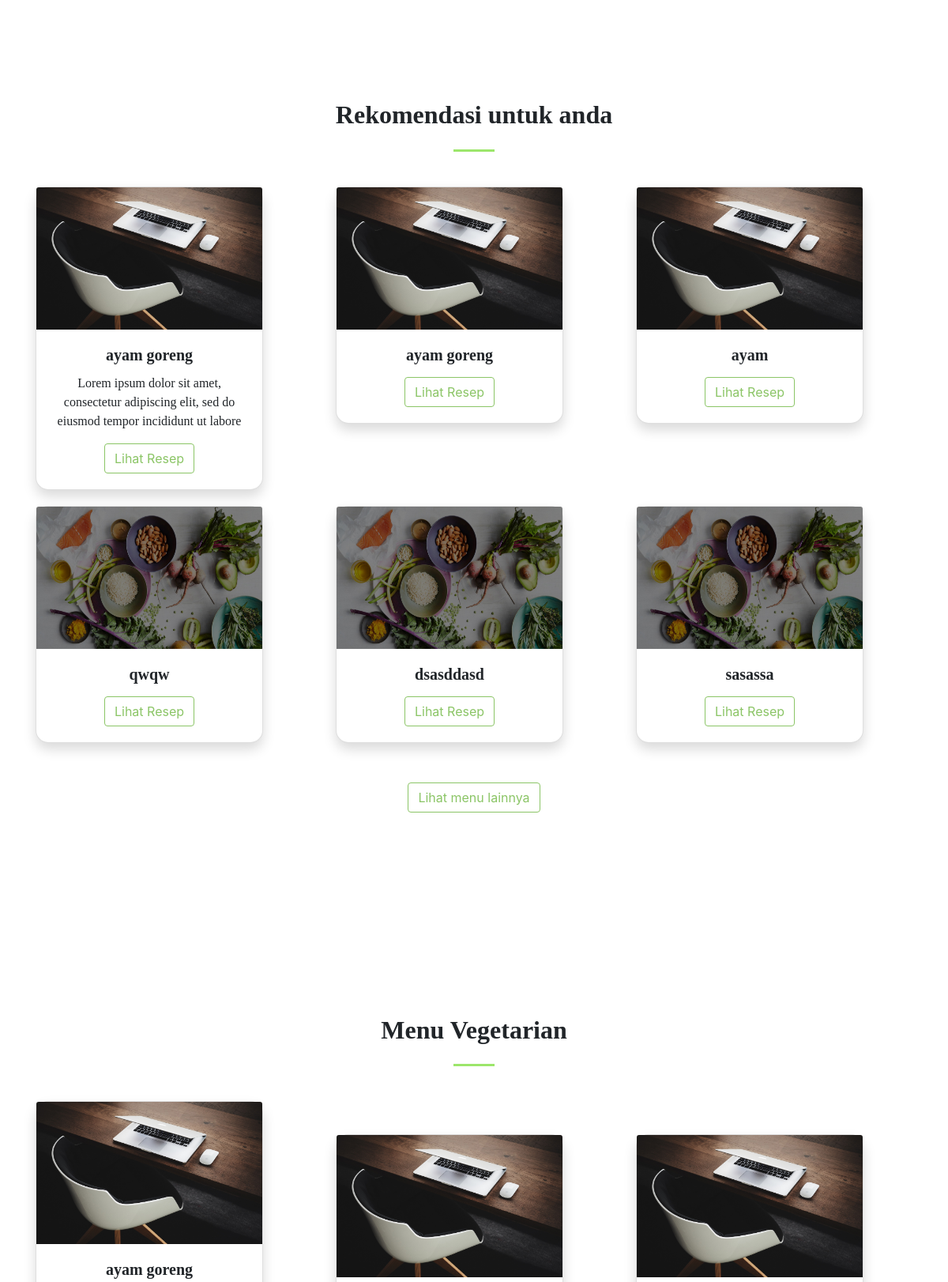
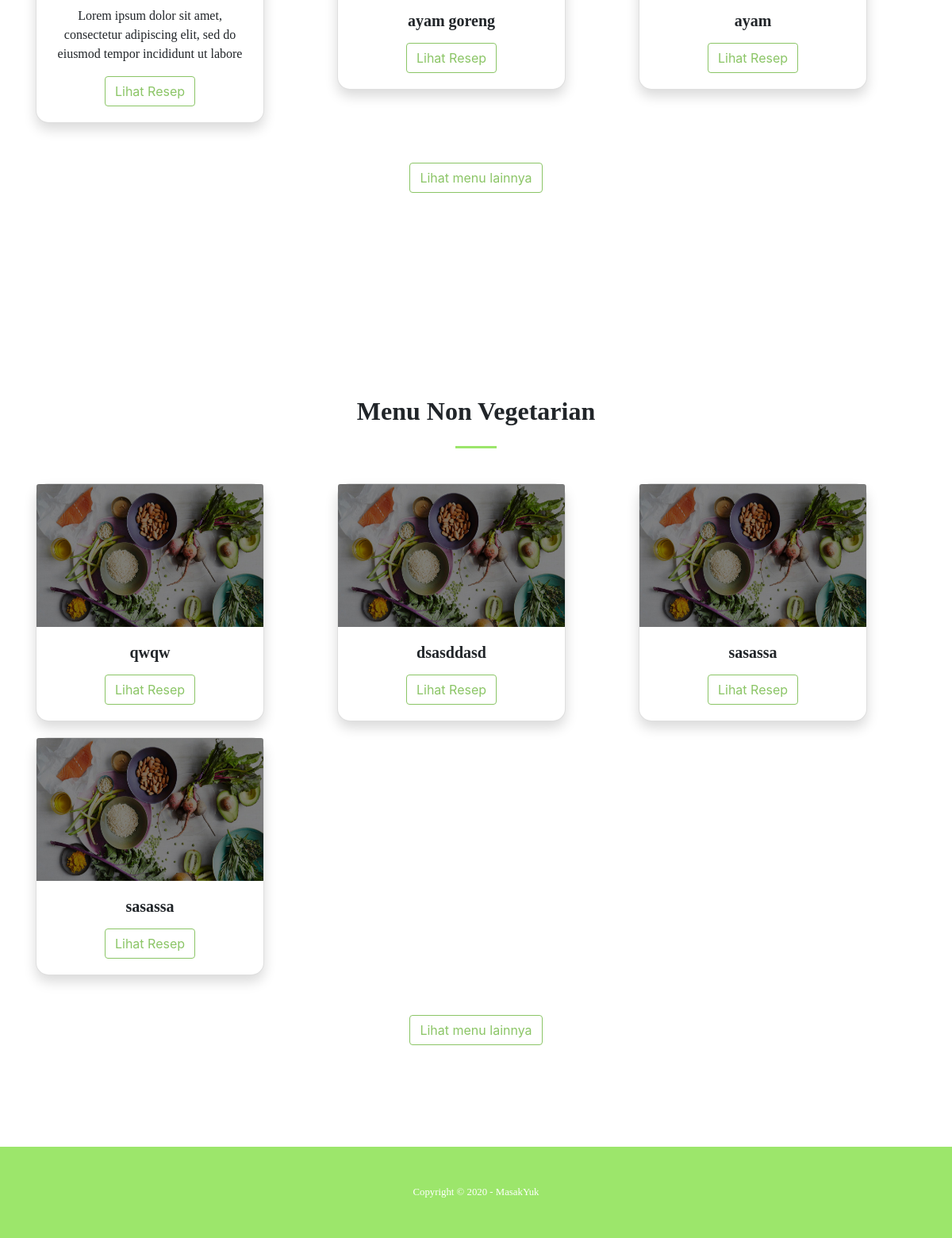
Before: / (lower part) with the older database file (2 pictures, top to bottom).
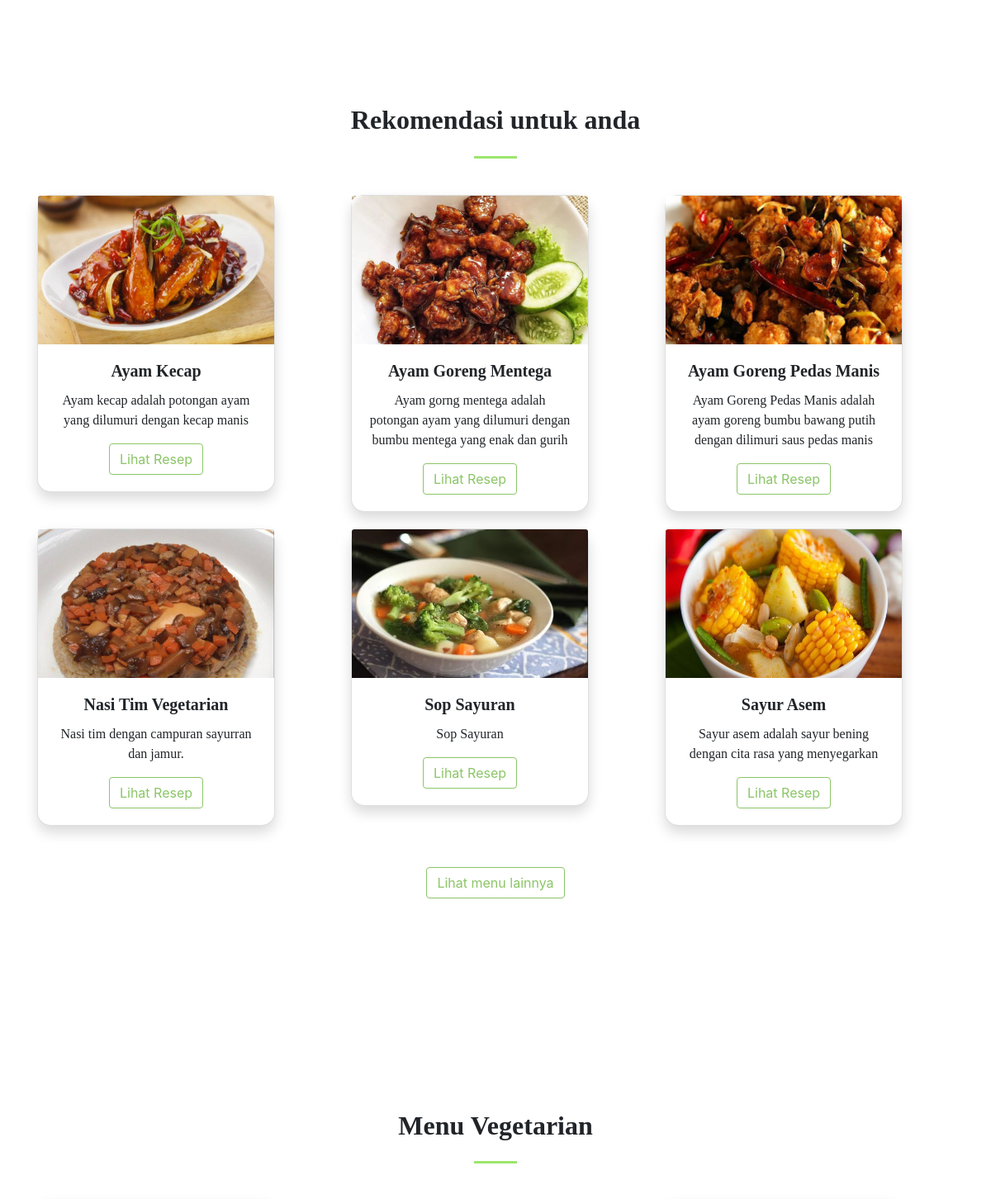
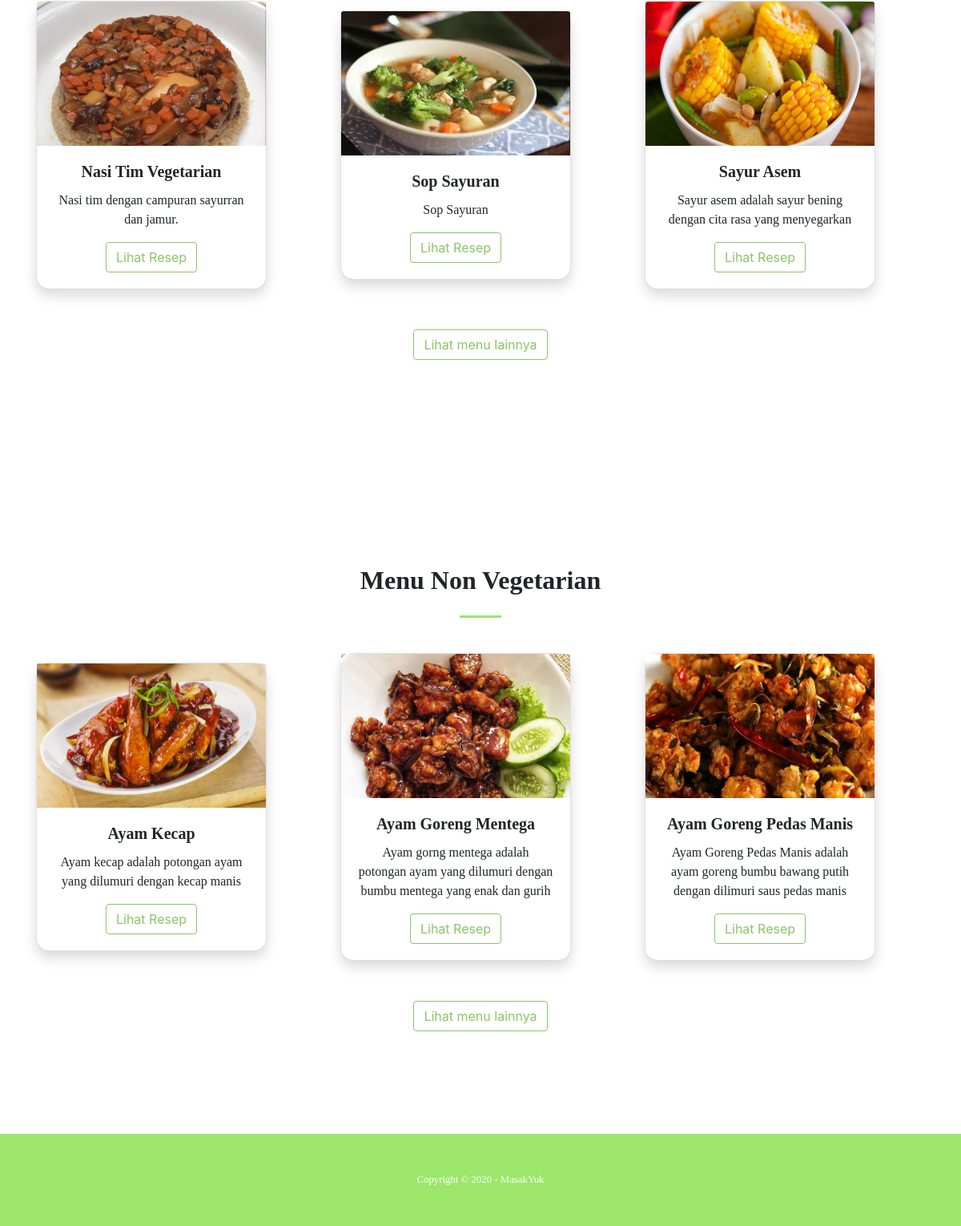
After: the same page with the newer database file (2 pictures, top to bottom).
### tables this page shows
CREATE TABLE `resep` (
  `id_resep` int(11) NOT NULL,
  `nama_resep` varchar(50) NOT NULL,
  `deskripsi` text NOT NULL,
  `deskripsi_singkat` text NOT NULL,
  `ingridient` text NOT NULL,
  `rating` int(11) NOT NULL,
  `gambar` varchar(255) NOT NULL,
  `petunjuk_pembuatan` text NOT NULL,
  `kategori` int(11) NOT NULL
);

### application/controllers/home.php (called while the page is built, shortened)
<?php
class Home extends CI_Controller {
	function __construct()
	{
		$this->load->model('m_resep');
	}
	public function index()
	{
		$data['data_resep'] = $this->m_resep->getResep();
		$data['data_vegetarian'] = $this->m_resep->getResepVegetarian();
		$data['data_nonvegetarian'] = $this->m_resep->getResepNonVegetarian();
		$data['konten'] = "v_home";
		if($this->session->userdata('loginuser')==TRUE){
			$data['url']="login/logout";
			$data['log']=" Logout";
			$data['nama'] = "Selamat Datang <br>".$this->session->userdata('nama')."";
		} else {
			$data['url']="login";
			$data['log']=" Login";
			$data['nama']="Bingung ingin masak <br>apa hari ini?";
		}
		$this->load->view('template',$data);
	}
}

### index.php (called while the page is built, shortened)
<?php
require_once BASEPATH.'core/CodeIgniter.php';

### application/models/m_resep.php (called while the page is built, shortened)
<?php
class m_resep extends CI_Model {
	public function getResep()
	{
		$result = $this->db
						->join('kategori', 'kategori.id_kategori=resep.kategori')
						->limit(6)
						->get('resep')->result();
		return $result;
	}
	public function getResepVegetarian()
	{
		$result = $this->db
						->join('kategori', 'kategori.id_kategori=resep.kategori')
						->limit(6)
						->where('kategori.id_kategori', 1)
						->get('resep')->result();
		return $result;
	}
	public function getResepNonVegetarian()
	{
		$result = $this->db
						->join('kategori', 'kategori.id_kategori=resep.kategori')
						->limit(6)
						->where('kategori.id_kategori', 2)
						->get('resep')->result();
		return $result;
	}
}

### application/views/v_home.php (the view, shortened to what this page needs)
<section class="page-section" id="rekomendasi">
    <div class="container">
        <h2 class="text-center mt-0 font-weight-bold">Rekomendasi untuk anda</h2>
        <hr class="divider my-4" />
        <div class="row justify-content-center">
            <?php
            foreach ($data_resep as $key):
            ?>
                <div class="col-sm text-center" style="align-items: center;">
                    <div class="card" style="width: 18rem;">
                      <img class="card-img-top" style="width: 286px;height: 180px;" src="<?=base_url('/assets/img/'.$key->gambar)?>">
                      <div class="card-body">
                        <h5 class="card-title font-weight-bold"><?= $key->nama_resep ?></h5>
                        <p class="card-text"><?= $key->deskripsi_singkat ?></p>
                        <a href="<?=base_url('index.php/resep/lihatResep/'.$key->id_resep)?>" class="btn success">Lihat Resep</a>
                      </div>
                    </div>
                </div>
            <?php
            endforeach
            ?>
        </div>
        <div class="row justify-content-center">
            <div class=" text-center">
                <a class="btn success" style="margin-top: 50px" href="<?=base_url()?>index.php/home/rekomendasi">Lihat menu lainnya</a>
            </div>
        </div>
    </div>
</section>
<section class="page-section" id="vegetarian">
    <div class="container">
        <h2 class="text-center mt-0 font-weight-bold">Menu Vegetarian</h2>
        <hr class="divider my-4" />
        <div class="row" style="align-items: center;">
            <?php
            foreach ($data_vegetarian as $key):
            ?>
                <div class="col-sm text-center" style="align-items: center;">
                    <div class="card" style="width: 18rem;">
                      <img class="card-img-top" style="width: 286px;height: 180px;" src="<?=base_url('/assets/img/'.$key->gambar)?>">
                      <div class="card-body">
                        <h5 class="card-title font-weight-bold"><?= $key->nama_resep ?></h5>
                        <p class="card-text"><?= $key->deskripsi_singkat ?></p>
                        <a href="<?=base_url('index.php/resep/lihatResep/'.$key->id_resep)?>" class="btn success">Lihat Resep</a>
                      </div>
                    </div>
                </div>
            <?php
            endforeach
            ?>
        </div>
        <div class="row justify-content-center">
            <div class=" text-center">
                <a class="btn success" style="margin-top: 50px" href="<?=base_url()?>/index.php/home/vegetarian">Lihat menu lainnya</a>
            </div>
        </div>
    </div>
</section>
<section class="page-section" id="non-vegetarian">
    <div class="container">
        <h2 class="text-center mt-0 font-weight-bold">Menu Non Vegetarian</h2>
        <hr class="divider my-4" />
        <div class="row" style="align-items: center;">
            <?php
            foreach ($data_nonvegetarian as $key):
            ?>
                <div class="col-sm text-center" style="align-items: center;">
                    <div class="card" style="width: 18rem;">
                      <img class="card-img-top" style="width: 286px;height: 180px;" src="<?=base_url('/assets/img/'.$key->gambar)?>">
                      <div class="card-body">
                        <h5 class="card-title font-weight-bold"><?= $key->nama_resep ?></h5>
                        <p class="card-text"><?= $key->deskripsi_singkat ?></p>
                        <a href="<?=base_url('index.php/resep/lihatResep/'.$key->id_resep)?>" class="btn success">Lihat Resep</a>
                      </div>
                    </div>
                </div>
            <?php
            endforeach
            ?>
        </div>
        <div class="row justify-content-center">
            <div class=" text-center">
                <a class="btn success" style="margin-top: 50px" href="<?=base_url()?>/index.php/home/nonvegetarian">Lihat menu lainnya</a>
            </div>
        </div>
    </div>
</section>

### application/views/template.php (shortened to what this page needs)
<!DOCTYPE html>
<html lang="en">
    <head>
        <link href="https://cdnjs.cloudflare.com/ajax/libs/magnific-popup.js/1.1.0/magnific-popup.min.css" rel="stylesheet" />
        <link rel="stylesheet" href="path/to/font-awesome/css/font-awesome.min.css">
        <link href="<?=base_url()?>/assets/css/styles.css" rel="stylesheet" />
        <link rel="stylesheet" href="https://cdnjs.cloudflare.com/ajax/libs/font-awesome/4.7.0/css/font-awesome.min.css">
    </head>
    <body id="page-top">
        <?php
            $this->load->view($konten);
        ?>
        <footer class="bg-light py-5">
            <div class="container">
                            <div class="small text-center text-muted" style="color: #fff;">Copyright © 2020 - MasakYuk</div>
        </footer>
    </body>
</html>

Changed rows visible on the page:
removed resep: gambar (picture), nama_resep "sasassa", shown under "Menu Non Vegetarian"
changed resep: gambar: a different picture; nama_resep "ayam goreng" → "Ayam Kecap"; deskripsi_singkat "Lorem ipsum dolor sit amet, consectetur adipiscing elit, sed do eiusmod tempor incididunt ut labore" → "Ayam kecap adalah potongan ayam yang dilumuri dengan kecap manis"; moves from the list under "Menu Vegetarian" to the list under "Menu Non Vegetarian"
changed resep: gambar: a different picture; nama_resep "ayam goreng" → "Ayam Goreng Mentega"; deskripsi_singkat (not shown) → "Ayam gorng mentega adalah potongan ayam yang dilumuri dengan bumbu mentega yang enak dan gurih"; moves from the list under "Menu Vegetarian" to the list under "Menu Non Vegetarian"
changed resep: gambar: a different picture; nama_resep "ayam" → "Ayam Goreng Pedas Manis"; deskripsi_singkat (not shown) → "Ayam Goreng Pedas Manis adalah ayam goreng bumbu bawang putih dengan dilimuri saus pedas manis"; moves from the list under "Menu Vegetarian" to the list under "Menu Non Vegetarian"
changed resep: gambar: a different picture; nama_resep "qwqw" → "Nasi Tim Vegetarian"; deskripsi_singkat (not shown) → "Nasi tim dengan campuran sayurran dan jamur."; moves from the list under "Menu Non Vegetarian" to the list under "Menu Vegetarian"
changed resep: gambar: a different picture; nama_resep "dsasddasd" → "Sop Sayuran"; deskripsi_singkat (not shown) → "Sop Sayuran"; moves from the list under "Menu Non Vegetarian" to the list under "Menu Vegetarian"
changed resep: gambar: a different picture; nama_resep "sasassa" → "Sayur Asem"; deskripsi_singkat (not shown) → "Sayur asem adalah sayur bening dengan cita rasa yang menyegarkan"; moves from the list under "Menu Non Vegetarian" to the list under "Menu Vegetarian"
